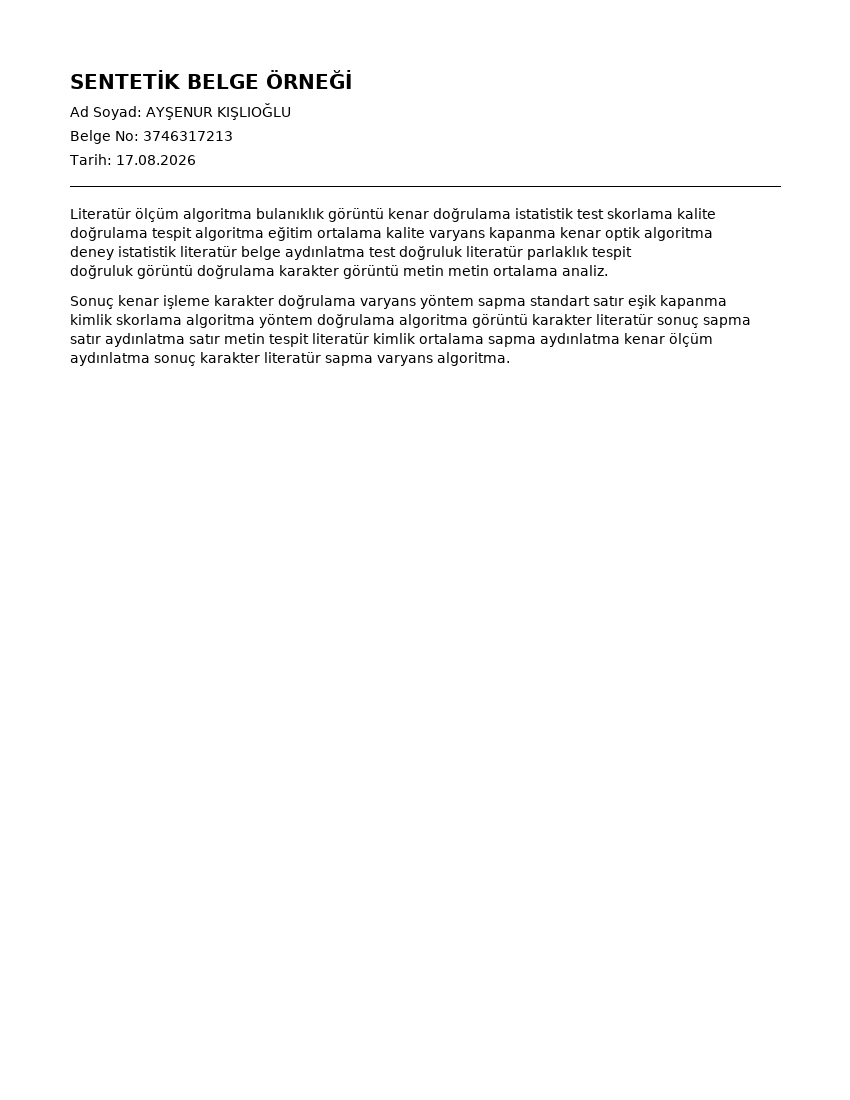
#> input picture ornek_gorseller/1_temiz.png, 850 x 1100 px
$ python -i metrics.py   (imports and definitions only)
#> lines starting #> are read from the running program, lines starting #| are printed output that depends on the picture; after the words box and inside, x2 and y2 are one past the last pixel; in counts of white or black regions, pixels touching at a corner belong together
#> further down, picture is the input picture: shape (1100, 850, 3); min 0, max 255, mean 250.2
"""
Glare tespiti: HSV eşikleme + connected components.

Yöntemin nasıl çalıştığına ve bilinen sınırlamasına dair açıklama için
bkz. README.md.
"""

from __future__ import annotations

from typing import Optional, Tuple

import cv2
import numpy as np

BBox = Tuple[int, int, int, int]  # (x0, y0, x1, y1)


def _to_bgr(image: np.ndarray) -> np.ndarray:
    """HSV dönüşümü için 3 kanallı görüntü gerekir; gri ise BGR'ye genişletir."""
    if image.ndim == 2:
        return cv2.cvtColor(image, cv2.COLOR_GRAY2BGR)
    return image


def glare_mask(
    image: np.ndarray,
    v_threshold: int = 235,
    s_threshold: int = 35,
    min_component_area: int = 15,
) -> np.ndarray:
    """
    Glare adayı piksellerin ikili (binary) maskesini üretir.

    Args:
        image: BGR veya gri numpy array.
        v_threshold: HSV V (parlaklık) kanalında bu değerin ÜZERİ glare adayı (0-255).
        s_threshold: HSV S (saturasyon) kanalında bu değerin ALTI glare adayı (0-255).
        min_component_area: Bu piksel alanından KÜÇÜK bağlı bileşenler gürültü
            sayılıp maskeden temizlenir.

    Returns:
        np.ndarray: uint8, 0/255 değerli ikili maske (image ile aynı H x W).
    """
#> called with v_threshold = 235, s_threshold = 35, min_component_area = 15
    bgr = _to_bgr(image)
    hsv = cv2.cvtColor(bgr, cv2.COLOR_BGR2HSV)
#> hsv: shape (1100, 850, 3); mean H, S, V 0, 0, 250.2
    s_channel = hsv[:, :, 1]
#> s_channel: shape (1100, 850); every value is 0
    v_channel = hsv[:, :, 2]

    raw_mask = ((v_channel >= v_threshold) & (s_channel <= s_threshold)).astype(np.uint8) * 255
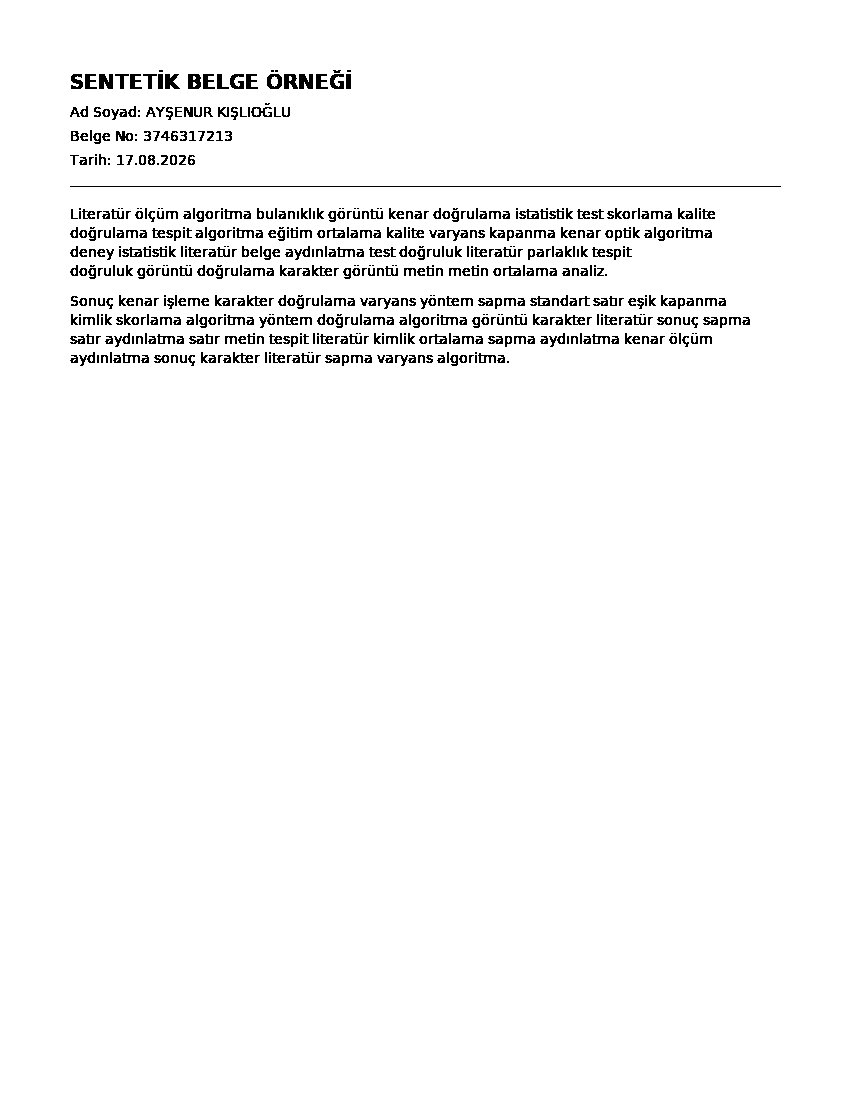
#> raw_mask: shape (1100, 850); 97.2% white; black in thin lines or dots, all inside (x1, y1, x2, y2) = (70, 70, 781, 366)

    if min_component_area <= 0:
        return raw_mask

    num_labels, labels, stats, _ = cv2.connectedComponentsWithStats(raw_mask, connectivity=8)
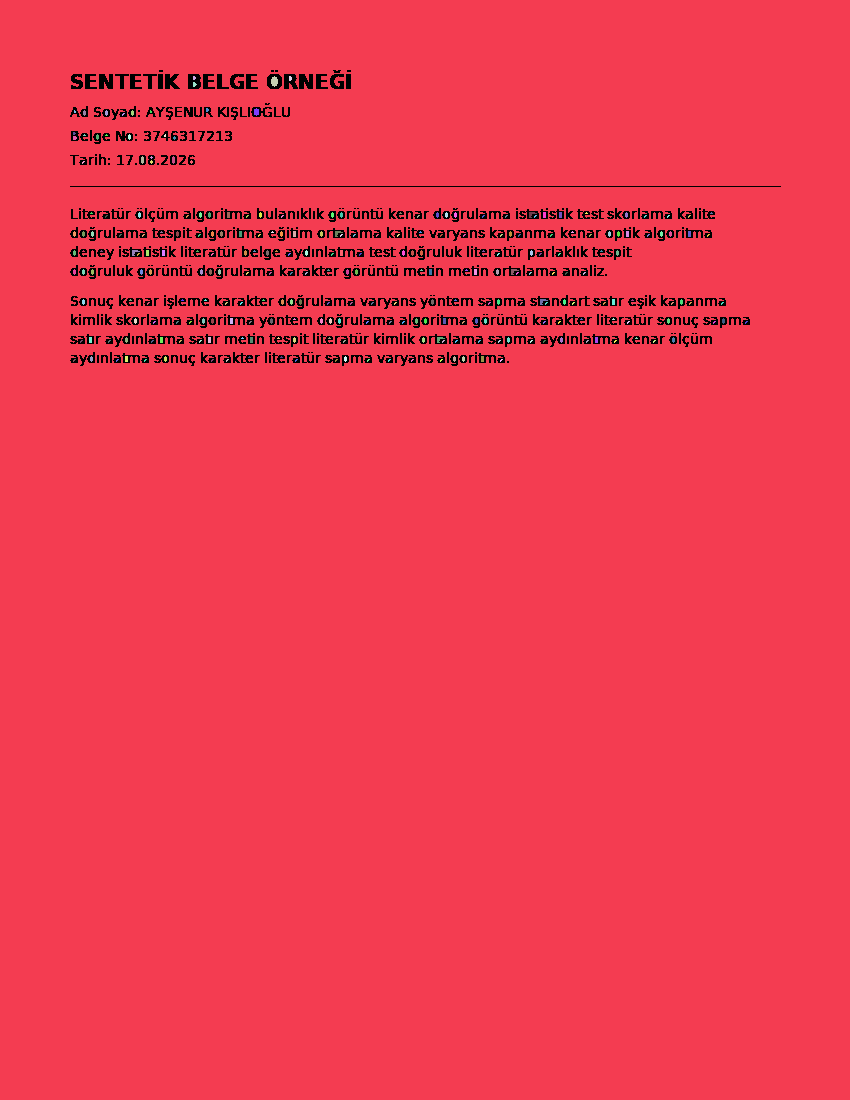
#> labels: shape (1100, 850) int32; 264 distinct labels, from 0 to 263; one colour per label, 0 black
#> num_labels = 264; stats = 264 rows, first 6: [70, 70, 711, 296, 26252], [0, 0, 850, 1100, 906192], [193, 76, 3, 4, 10], [271, 76, 7, 11, 57], [289, 76, 3, 5, 13], [193, 82, 4, 5, 14]
    filtered = np.zeros_like(raw_mask)
    for label_id in range(1, num_labels):  # 0 = background
        area = stats[label_id, cv2.CC_STAT_AREA]
        if area >= min_component_area:
            filtered[labels == label_id] = 255
#> this loop made 263 passes
#> area on passes 1, 3, 7: 906192, 57, 32
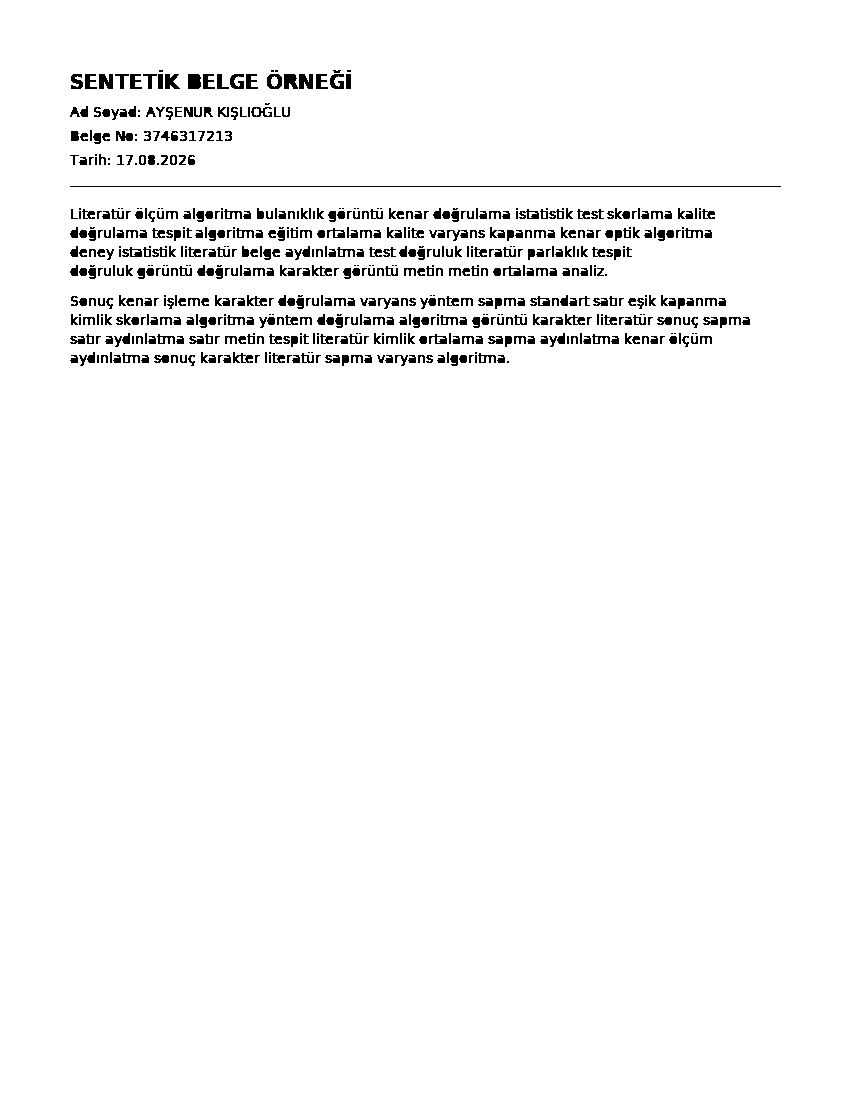
#> filtered: shape (1100, 850); 97% white; 680 black regions (144 under 20 px), largest, box (x1, y1, x2, y2) and area: (70, 186, 781, 187) 711, (188, 74, 201, 89) 185, (99, 74, 113, 89) 174
    return filtered


# [119 lines left out: functions glare_ratio, glare_score, has_colored_background, not called in this run]

>>> import cv2
>>> picture = cv2.imread('../../ornek_gorseller/1_temiz.png')
>>> result = glare_mask(picture)
